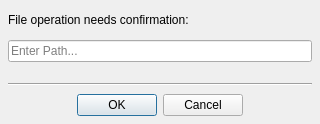
<?xml version="1.0" encoding="UTF-8"?>
<ui version="4.0">
 <class>ConfirmDialog</class>
 <widget class="QDialog" name="ConfirmDialog">
  <property name="geometry">
   <rect>
    <x>0</x>
    <y>0</y>
    <width>320</width>
    <height>124</height>
   </rect>
  </property>
  <property name="minimumSize">
   <size>
    <width>320</width>
    <height>124</height>
   </size>
  </property>
  <property name="maximumSize">
   <size>
    <width>16777215</width>
    <height>124</height>
   </size>
  </property>
  <property name="windowTitle">
   <string>Confirmation</string>
  </property>
  <layout class="QGridLayout" name="gridLayout">
   <property name="leftMargin">
    <number>8</number>
   </property>
   <property name="topMargin">
    <number>8</number>
   </property>
   <property name="rightMargin">
    <number>8</number>
   </property>
   <property name="bottomMargin">
    <number>8</number>
   </property>
   <property name="verticalSpacing">
    <number>8</number>
   </property>
   <item row="3" column="0">
    <widget class="QFrame" name="frame">
     <property name="frameShape">
      <enum>QFrame::HLine</enum>
     </property>
     <property name="frameShadow">
      <enum>QFrame::Sunken</enum>
     </property>
    </widget>
   </item>
   <item row="0" column="0">
    <widget class="QLabel" name="confirmTextLabel">
     <property name="sizePolicy">
      <sizepolicy hsizetype="MinimumExpanding" vsizetype="MinimumExpanding">
       <horstretch>0</horstretch>
       <verstretch>0</verstretch>
      </sizepolicy>
     </property>
     <property name="minimumSize">
      <size>
       <width>320</width>
       <height>24</height>
      </size>
     </property>
     <property name="frameShadow">
      <enum>QFrame::Sunken</enum>
     </property>
     <property name="text">
      <string>File operation needs confirmation:</string>
     </property>
     <property name="wordWrap">
      <bool>true</bool>
     </property>
    </widget>
   </item>
   <item row="1" column="0">
    <widget class="QLineEdit" name="pathEdit">
     <property name="minimumSize">
      <size>
       <width>0</width>
       <height>0</height>
      </size>
     </property>
     <property name="placeholderText">
      <string>Enter Path...</string>
     </property>
     <property name="clearButtonEnabled">
      <bool>true</bool>
     </property>
    </widget>
   </item>
   <item row="4" column="0">
    <widget class="QDialogButtonBox" name="buttonBox">
     <property name="sizePolicy">
      <sizepolicy hsizetype="MinimumExpanding" vsizetype="Fixed">
       <horstretch>0</horstretch>
       <verstretch>0</verstretch>
      </sizepolicy>
     </property>
     <property name="orientation">
      <enum>Qt::Horizontal</enum>
     </property>
     <property name="standardButtons">
      <set>QDialogButtonBox::Cancel|QDialogButtonBox::Ok</set>
     </property>
     <property name="centerButtons">
      <bool>true</bool>
     </property>
    </widget>
   </item>
   <item row="2" column="0">
    <spacer name="verticalSpacer">
     <property name="orientation">
      <enum>Qt::Vertical</enum>
     </property>
     <property name="sizeHint" stdset="0">
      <size>
       <width>20</width>
       <height>8</height>
      </size>
     </property>
    </spacer>
   </item>
  </layout>
 </widget>
 <resources/>
 <connections>
  <connection>
   <sender>buttonBox</sender>
   <signal>accepted()</signal>
   <receiver>ConfirmDialog</receiver>
   <slot>accept()</slot>
   <hints>
    <hint type="sourcelabel">
     <x>248</x>
     <y>254</y>
    </hint>
    <hint type="destinationlabel">
     <x>157</x>
     <y>274</y>
    </hint>
   </hints>
  </connection>
  <connection>
   <sender>buttonBox</sender>
   <signal>rejected()</signal>
   <receiver>ConfirmDialog</receiver>
   <slot>reject()</slot>
   <hints>
    <hint type="sourcelabel">
     <x>316</x>
     <y>260</y>
    </hint>
    <hint type="destinationlabel">
     <x>286</x>
     <y>274</y>
    </hint>
   </hints>
  </connection>
 </connections>
</ui>
